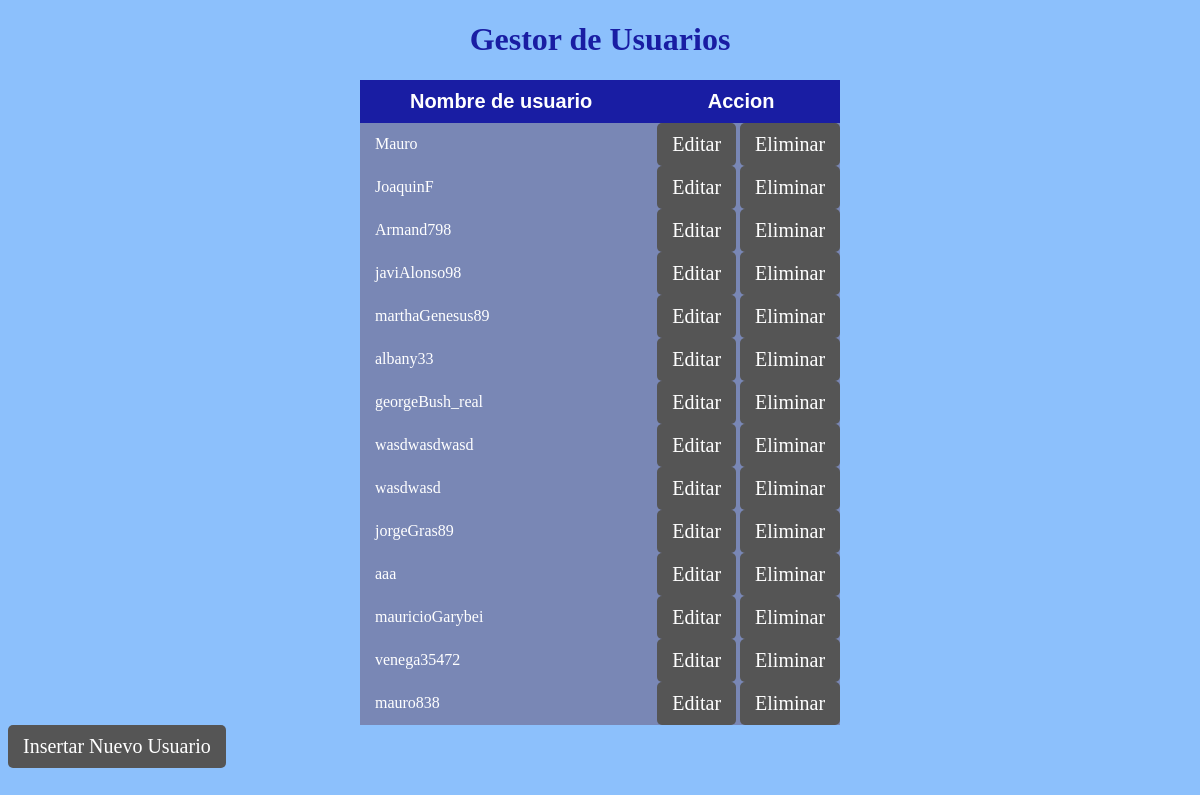
Page /home/ on the earlier database version.
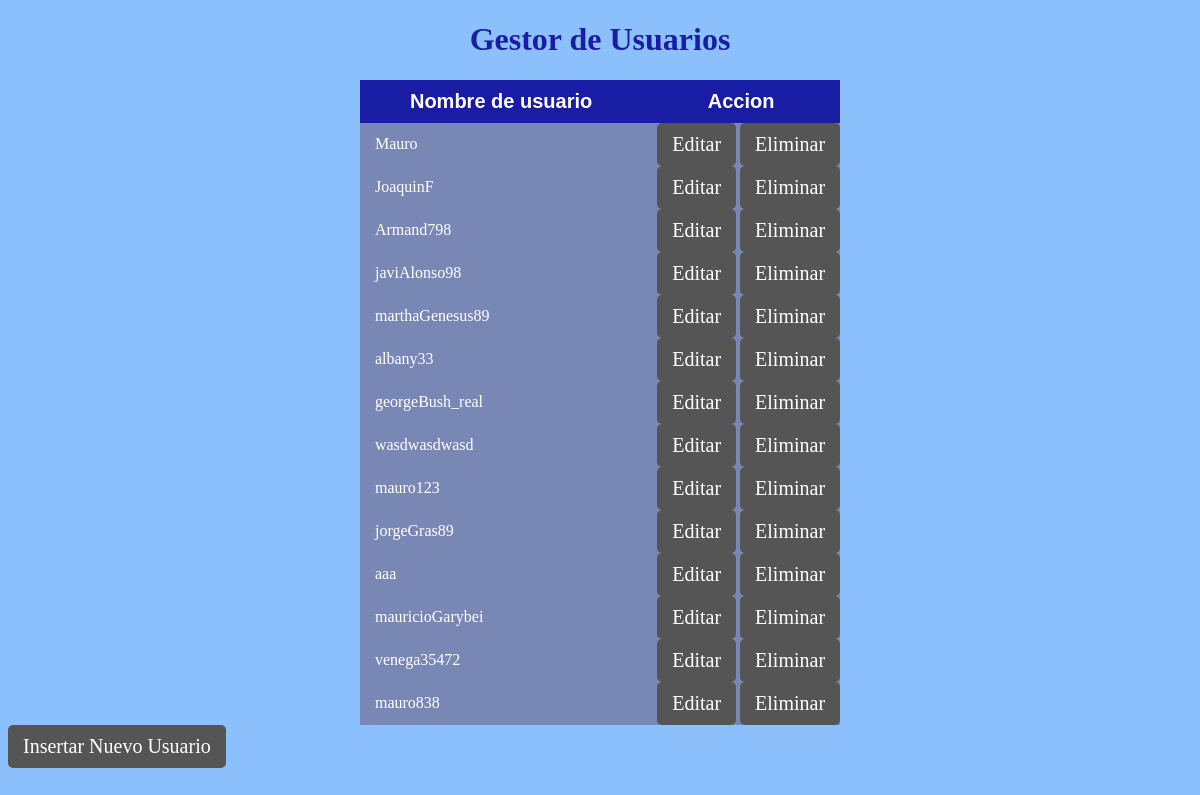
Same page on the later database version.
### applications/user_manager/models.py (models this page shows)
class Users(models.Model):
    user = models.CharField('Username', max_length = 20, unique = True, blank = False)
    password = models.CharField('Password', max_length = 20, blank = False)
    def __str__(self):
        return f"{self.user}"

### applications/user_manager/views.py (the view)
# urls.py: path('home/', ListAllUsers.as_view()),
class ListAllUsers(ListView):
    template_name = "home.html"
    model = Users
    context_object_name = "users"

### templates/home.html (shortened to what this page needs)
{% load static %}
<!DOCTYPE html>
<html>
    <head>
        <link rel="stylesheet" href="{% static 'style.css' %}">
    </head>
    <body>
        <h1> Gestor de Usuarios </h1>
        <div class = "user-table">
            <table class = "user-table__table" cellspacing = "0" cellpadding = "0">
                <tr>
                    <th> Nombre de usuario </th>
                    <th> Accion </th>
                </tr>
                {% for user in users %}
                    <tr>
                        <td> {{ user }} </td>
                        <td style = "user-table__table__buttons">
                            <button onclick = "redirect(this)" name = "edit" value = {{ user.id }} class = "button edit"> Editar </button>
                            <button onclick = "redirect(this)" name = "delete" value = {{ user.id }} class = "button delete"> Eliminar </button>
                        </td>
                    </tr>
                {% endfor %}
            </table>
            <button onclick = "redirect(this)" name = "new-user" class = "button new-user"> Insertar Nuevo Usuario </button>
        </div>
    </body>
</html>

### templates/static/style.css (style rules this page uses)
* { font-family: serif; background: #8CC0FC; }
h1 { text-align: center; color: #191DA3; }
button { display: inline-block; background-color: #555555; color: white; border: none; text-align: center; text-decoration: none; font-size: 20px; padding: 10px 15px; border-radius: 5px }
.user-table { display: block; }
.user-table__table { margin: auto; }
.user-table__table th { font-size: 20px; font-family: arial; background: #191DA3; color: #fff; padding: 10px 50px; }
.user-table__table td { background: #7987B5; padding-left: 15px; color: #fff; }

Differences in the rows shown:
removed Users: user "wasdwasd", {{ user.id }} 9 (drawn)
added Users: user "mauro123", {{ user.id }} 9 (drawn)
